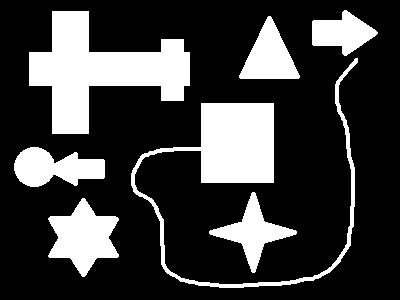
#> input picture imagens/teste.bmp, 400 x 300 px, found by its file name
$ python afinamento.py
#> lines starting #> are read from the running program, lines starting #| are printed output that depends on the picture; after the words box and inside, x2 and y2 are one past the last pixel; in counts of white or black regions, pixels touching at a corner belong together
### pdi/zhang_suen.py
'''
Este programa é parte dos trabalhos práticos do segundo bimestre
da disciplina de Processamento Digital de Imagens,
ministrada na FCT-UNESP em 2022.

Autores:
Carlos Eduardo Fernandes de Santana
Daniel Henrique Serezane Pereira

///

Aula 11
Trabalho Prático
Implementar o afinamento de objetos, para a obtenção de Esqueletos de imagens binárias usando o algoritmo de Zhang e Suen.
Usar a imagem teste.bmp para demonstrar observe que esta imagem tem objeto branco e fundo preto.
O algoritmo deve ser aplicado apenas nos pontos de borda, entretanto, pode ser aplicado em todos os pontos  da imagem, gerando um processamento maior
o resultado obtido com este algoritmo será comparado com o resultado obtido pela operação de erosão, visto na próxima aula
'''

from numba import njit

@njit
def vizinhos(i, j, img):
    return [
            img[i - 1, j], # p[2] -- 0
            img[i - 1, j + 1], # p[3] -- 1
            img[i, j + 1], # p[4] -- 2
            img[i + 1, j + 1], # p[5] -- 3
            img[i + 1, j], # p[6] -- 4
            img[i + 1, j - 1], # p[7] -- 5
            img[i, j - 1], # p[8] -- 6
            img[i - 1, j - 1] # p[9] -- 7
    ]

@njit
def S(p):
    p.append(p[0]) # coloca o p2 no final
    s = 0
    for k in range(len(p) - 1):
        if (p[k], p[k + 1]) == (False, True):
            s += 1
    return s

# loop do zhang_suen -- para reutlizar código
@njit
def zs_loop(out, idx):
    mar = []
    # Ignora pixels na borda da imagem
    for i in range(1, out.shape[0] - 1):
        for j in range(1, out.shape[1] - 1):
            if(out[i, j] == False): # pixels pretos não podem ser de borda
                continue
            p = vizinhos(i, j, out)
            if(sum(p) == 8): # se tem 8 vizinhos brancos não é pixel de borda
                continue
            # Se batarem as condições, marcar para eliminação
            if ((2 <= sum(p) <= 6) and (S(p) == 1) and (p[idx[0]] * p[idx[1]] * p[idx[2]] == 0) and (p[idx[3]] * p[idx[4]] * p[idx[5]] == 0)):
                # Marca para eliminar -- por que não elimina de uma vez? Porque senão buga a "busca" por pixels de borda.
                mar.append((i, j))
    # Elimina os pixels
    for i, j in mar:
        out[i, j] = False
    return len(mar), out

@njit
def zhang_suen(img):
    out = img.copy()
    # qtd. de pixels marcados para remoção, passo 1 (p1) e passo 2 (p2)
    # não há do while em Python, por isso o valor inicial, a ser redefinido
    mar_p1 = 1
    mar_p2 = 1
    # loopa enquanto houverem pixels marcados em cada um dos passos
    while mar_p1 != 0 or mar_p2 != 0:
        # Passo 1
        # O segundo parâmetro são os índices dos vizinhos que o passo tem que pegar
        # É uma otimização simples, visto que é só isso que muda entre os passos do algoritmo (Zhang-Suen)
        mar_p1, out = zs_loop(out, [0, 2, 4, 2, 4, 6])
        # Passo 2 -- mesma coisa, só mudam os vizinhos das condições c) e d)
        mar_p2, out = zs_loop(out, [0, 2, 6, 0, 4, 6])
    return out

### pdi/afinamento.py
'''
Este programa é parte dos trabalhos práticos do segundo bimestre
da disciplina de Processamento Digital de Imagens,
ministrada na FCT-UNESP em 2022.

Autores:
Carlos Eduardo Fernandes de Santana
Daniel Henrique Serezane Pereira

///

Aula 11
Trabalho Prático
Implementar o afinamento de objetos, para a obtenção de Esqueletos de imagens binárias usando o algoritmo de Zhang e Suen.
Usar a imagem teste.bmp para demonstrar observe que esta imagem tem objeto branco e fundo preto.
O algoritmo deve ser aplicado apenas nos pontos de borda, entretanto, pode ser aplicado em todos os pontos  da imagem, gerando um processamento maior
o resultado obtido com este algoritmo será comparado com o resultado obtido pela operação de erosão, visto na próxima aula
'''

from pdi.zhang_suen import zhang_suen
from PIL import Image
from numpy import array as nparray

# Abrindo como imagem binária
# na pillow:
#   False   :   pixel preto
#   True    :   pixel branco
im = Image.open("imagens/teste.bmp").convert('1')
#> im: PIL image 400x300 1; 24.3% white; 7 white regions, largest, box (x1, y1, x2, y2) and area: (29, 11, 190, 134) 9411, (131, 58, 358, 288) 8206, (48, 198, 119, 277) 3146
Image.fromarray(zhang_suen(nparray(im))).show()
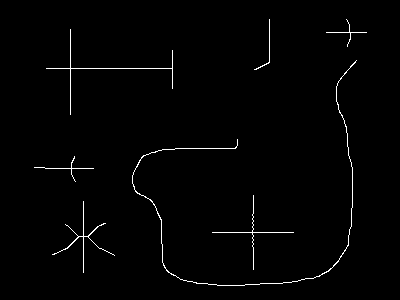
#> shown: PIL image 400x300 1; 1.2% white in thin lines or dots, all inside (x1, y1, x2, y2) = (34, 19, 367, 286)
